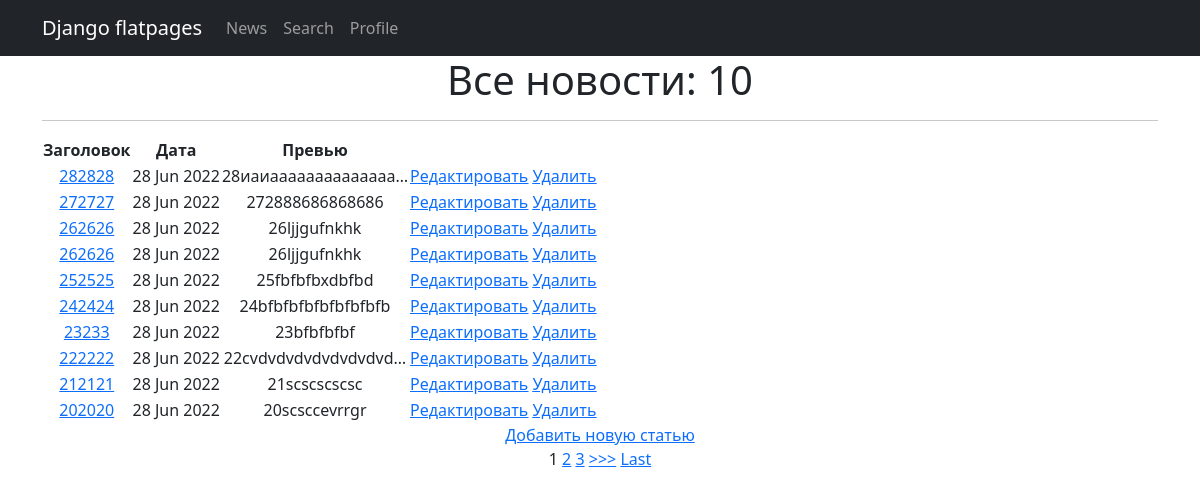
Before: /news/ with the older database file.
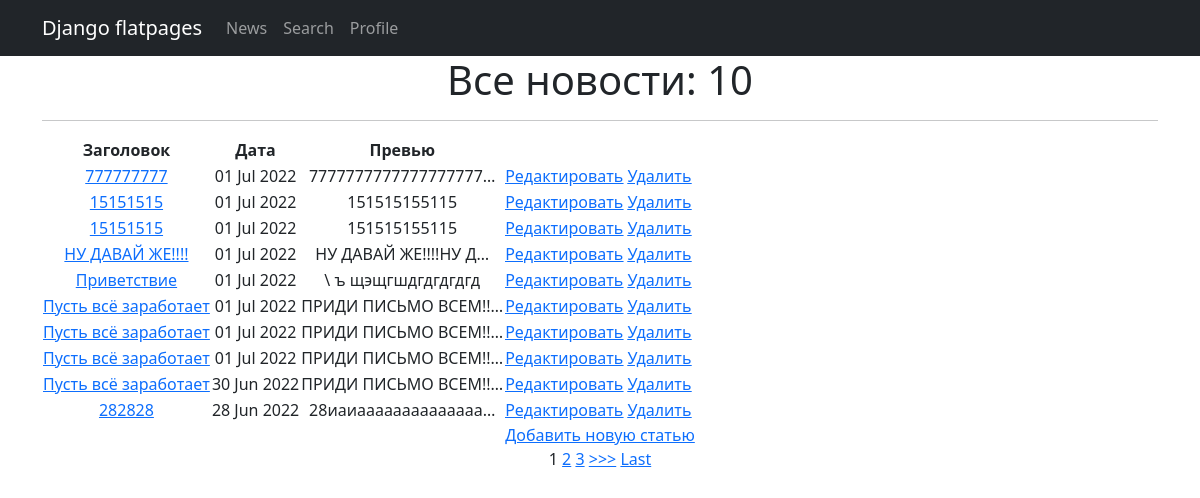
After: the same page with the newer database file.
### news/models.py (models this page shows, shortened)
class Post(models.Model):
    article = 'ar'
    news = 'nw'
    NEWS_POST = [
        (article, 'Статья'),
        (news, 'Новость'),
    ]
    post_author = models.ForeignKey(Author, on_delete=models.CASCADE, verbose_name='Автор')
    news_post = models.CharField(max_length=2, choices=NEWS_POST, default=article)
    post_data = models.DateTimeField(auto_now_add=True)
    header_post = models.CharField(max_length=255)
    text_post = models.TextField()
    rating_post = models.IntegerField(default=0)
    post_category = models.ManyToManyField(Category, through='PostCategory', verbose_name='Категория')

### news/views.py (the view)
# urls.py: path('', NewsList.as_view()),
class NewsList(ListView):
    model = Post
    ordering = '-id'
    template_name = 'news.html'
    context_object_name = 'news'
    paginate_by = 10

### news/templatetags/censor.py (called while the page is built)
@register.filter()
def censor(value):
   badwords = ('Алоха', 'пост', 'метис', 'привет')
   value = value.split()
   for index, word in enumerate(value):
      if any(badword in word for badword in badwords):
         value[index] = word[0] + "".join('*' if c.isalpha() else c for c in word)
         value[index] = value[index].replace('*', '', 1)
   return " ".join(value)

### templates/news.html (shortened to what this page needs)
{% extends 'flatpages/default.html' %}
{% load censor %}
{% block content %}
<h1>Все новости: {{ news|length }}</h1>
<hr>
{% if news %}
      <table>
           <tr>
               <td><b>Заголовок</b></td>
               <td><b>Дата</b></td>
               <td><b>Превью</b></td>
           </tr>
          {% for post in news %}
           <tr>
               <td>
            <a href = "{% url 'news_' post.id %}">{{ post.header_post|censor }}</a></td>
               <td>{{ post.post_data|date:'d M Y'}}</td>
               <td>{{ post.text_post|truncatechars:20|censor }}</td>
               <td><a href="{% url 'edit' post.id %}"><u>Редактировать</u></a>
            <a href="{% url 'delete' post.id %}"><u> Удалить </u></a> </td>
           </tr>
           {% endfor %}
       </table>
   {% else %}
       <h2>Новостей нет!</h2>
   {% endif %}
<a href="{% url 'add' %}">Добавить новую статью</a> <br>
{% if is_paginated %}
    {% for num in page_obj.paginator.page_range %}
        {% if page_obj.number == num %}
            <a>{{ num }}</a>
        {% elif num > page_obj.number|add:'-3' and num < page_obj.number|add:'3' %}
            <a href="?page={{ num }}">{{ num }}</a>
        {% endif %}
    {% endfor %}
    {% if page_obj.has_next %}
        <a href="?page={{ page_obj.next_page_number }}">>>></a>
        <a href="?page={{ page_obj.paginator.num_pages }}">Last</a>
    {% endif %}
{% endif %}
{% endblock content %}

Changed rows visible on the page:
no longer on this page (row unchanged): Post: header_post|censor "272727", post_data "28 Jun 2022", text_post|censor "272888686868686"
no longer on this page (row unchanged): Post: header_post|censor "262626", post_data "28 Jun 2022", text_post|censor "26ljjgufnkhk"
no longer on this page (row unchanged): Post: header_post|censor "262626", post_data "28 Jun 2022", text_post|censor "26ljjgufnkhk"
no longer on this page (row unchanged): Post: header_post|censor "252525", post_data "28 Jun 2022", text_post|censor "25fbfbfbxdbfbd"
no longer on this page (row unchanged): Post: header_post|censor "242424", post_data "28 Jun 2022", text_post|censor "24bfbfbfbfbfbfbfbfb"
no longer on this page (row unchanged): Post: header_post|censor "23233", post_data "28 Jun 2022", text_post|censor "23bfbfbfbf"
no longer on this page (row unchanged): Post: header_post|censor "222222", post_data "28 Jun 2022", text_post|censor "22cvdvdvdvdvdvdvdvd…"
no longer on this page (row unchanged): Post: header_post|censor "212121", post_data "28 Jun 2022", text_post|censor "21scscscscsc"
no longer on this page (row unchanged): Post: header_post|censor "202020", post_data "28 Jun 2022", text_post|censor "20scsccevrrgr"
added Post: header_post|censor "777777777", post_data "01 Jul 2022", text_post|censor "7777777777777777777…"
added Post: header_post|censor "15151515", post_data "01 Jul 2022", text_post|censor "151515155115"
added Post: header_post|censor "15151515", post_data "01 Jul 2022", text_post|censor "151515155115"
added Post: header_post|censor "НУ ДАВАЙ ЖЕ!!!!", post_data "01 Jul 2022", text_post|censor "НУ ДАВАЙ ЖЕ!!!!НУ Д…"
added Post: header_post|censor "Приветствие", post_data "01 Jul 2022", text_post|censor "\\ ъ щэщгшдгдгдгдгд"
added Post: header_post|censor "Пусть всё заработает", post_data "01 Jul 2022", text_post|censor "ПРИДИ ПИСЬМО ВСЕМ!!…"
added Post: header_post|censor "Пусть всё заработает", post_data "01 Jul 2022", text_post|censor "ПРИДИ ПИСЬМО ВСЕМ!!…"
added Post: header_post|censor "Пусть всё заработает", post_data "01 Jul 2022", text_post|censor "ПРИДИ ПИСЬМО ВСЕМ!!…"
added Post: header_post|censor "Пусть всё заработает", post_data "30 Jun 2022", text_post|censor "ПРИДИ ПИСЬМО ВСЕМ!!…"
